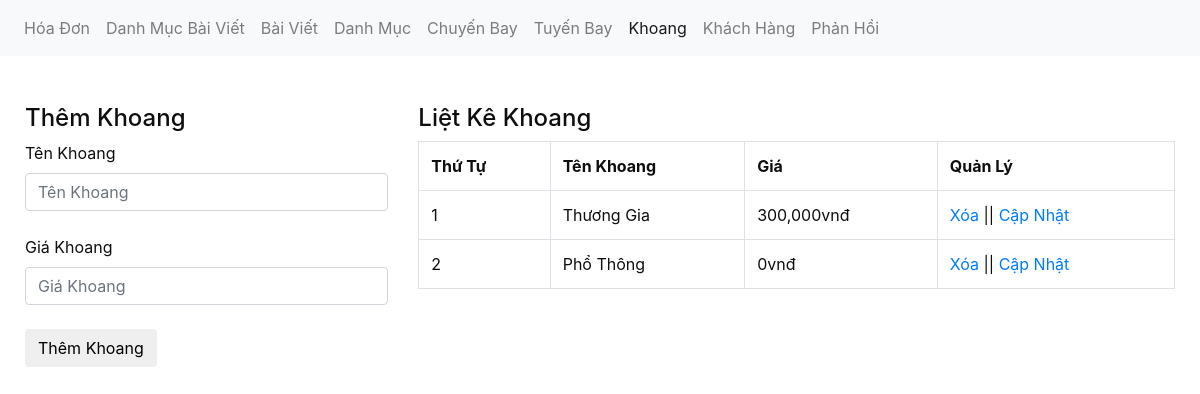
Page /admin/xulykhoang.php on the committed database.
### tables this page shows
CREATE TABLE `tbl_khoang` (
  `khoang_id` int(11) NOT NULL,
  `tenkhoang` varchar(150) NOT NULL,
  `giakhoang` int(11) NOT NULL
);

### admin/xulykhoang.php (the view, shortened to what this page needs)
<?php
	include('../db/connect.php');
?>
<!DOCTYPE html>
<html lang="en">
<head>
	<link href="../css/bootstrap.css" rel="stylesheet" type="text/css" media="all" />
</head>
<body>
	<nav class="navbar navbar-expand-lg navbar-light bg-light">
	  <div class="collapse navbar-collapse" id="navbarNav">
	    <ul class="navbar-nav">
		<li class="nav-item">
	        <a class="nav-link" href="xulygiaodich.php">Hóa Đơn <span class="sr-only">(current)</span></a>
	      </li>
		  <li class="nav-item">
	        <a class="nav-link" href="xulydanhmucbaiviet.php">Danh Mục Bài Viết</a>
	      </li>
	         <li class="nav-item">
	        <a class="nav-link" href="xulybaiviet.php">Bài Viết</a>
	      </li>
		  <li class="nav-item">
	        <a class="nav-link" href="xulydanhmuc.php">Danh Mục</a>
	      </li>
	      <li class="nav-item">
	        <a class="nav-link" href="xulychuyenbay.php">Chuyến Bay</a>
	      </li>
		  <li class="nav-item">
	        <a class="nav-link" href="xulytuyenbay.php">Tuyến Bay</a>
	      </li>
		  <li class="nav-item active">
	        <a class="nav-link" href="xulykhoang.php">Khoang</a>
	      </li>
	       <li class="nav-item">
	        <a class="nav-link" href="xulykhachhang.php">Khách Hàng</a>
	      </li>
		  <li class="nav-item">
	        <a class="nav-link" href="xulylienhe.php">Phản Hồi</a>
	      </li>
	    </ul>
	  </div>
	</nav><br><br>
	<div class="container">
		<div class="row">
			<?php
			if(isset($_GET['quanly'])=='capnhat'){
				$id_capnhat = $_GET['id'];
				$sql_capnhat = mysqli_query($con,"SELECT * FROM tbl_khoang WHERE khoang_id='$id_capnhat'");
				$row_capnhat = mysqli_fetch_array($sql_capnhat);
				?>
				<div class="col-md-4">
				<h4>Cập Nhật Khoang</h4>
				<form action="" method="POST">
                    <label>Tên Khoang</label>
					<input type="text" class="form-control" name="khoang" value="<?php echo $row_capnhat['tenkhoang'] ?>"><br>
					<input type="hidden" class="form-control" name="khoang_id" value="<?php echo $row_capnhat['khoang_id'] ?>">
                    <label>Giá Khoang</label>
					<input type="text" class="form-control" name="giakhoang" value="<?php echo $row_capnhat['giakhoang'] ?>"><br>
					<input type="submit" name="capnhatkhoang" value="Cập nhật khoang" class="btn btn-default">
                </form>
				</div>
			<?php
			}else{
				?>
				<div class="col-md-4">
				<h4>Thêm Khoang</h4>
				<form action="" method="POST">
				    <label>Tên Khoang</label>
					<input type="text" class="form-control" name="khoang" placeholder="Tên Khoang"><br>
                    <label>Giá Khoang</label>
					<input type="text" class="form-control" name="giakhoang" placeholder="Giá Khoang"><br>
					<input type="submit" name="themkhoang" value="Thêm Khoang" class="btn btn-default">
				</form>
				</div>
				<?php
			}
				?>
			<div class="col-md-8">
				<h4>Liệt Kê Khoang</h4>
				<?php
				$sql_select = mysqli_query($con,"SELECT * FROM tbl_khoang ORDER BY khoang_id DESC");
				?>
				<table class="table table-bordered ">
					<tr>
						<th>Thứ Tự</th>
						<th>Tên Khoang</th>
                        <th>Giá</th>
						<th>Quản Lý</th>
					</tr>
					<?php
					$i = 0;
					while($row_category = mysqli_fetch_array($sql_select)){
						$i++;
					?>
					<tr>
						<td><?php echo $i; ?></td>
						<td><?php echo $row_category['tenkhoang'] ?></td>
                        <td><?php echo number_format($row_category['giakhoang']).'vnđ' ?></td>
						<td><a href="?xoa=<?php echo $row_category['khoang_id'] ?>">Xóa</a> || <a href="?quanly=capnhat&id=<?php echo $row_category['khoang_id'] ?>">Cập Nhật</a></td>
					</tr>
					<?php
					}
					?>
				</table>
			</div>
		</div>
	</div>
</body>
</html>

### rows in the picture
tbl_khoang: tenkhoang "Thương Gia", giakhoang "300,000"
tbl_khoang: tenkhoang "Phổ Thông", giakhoang "0"
